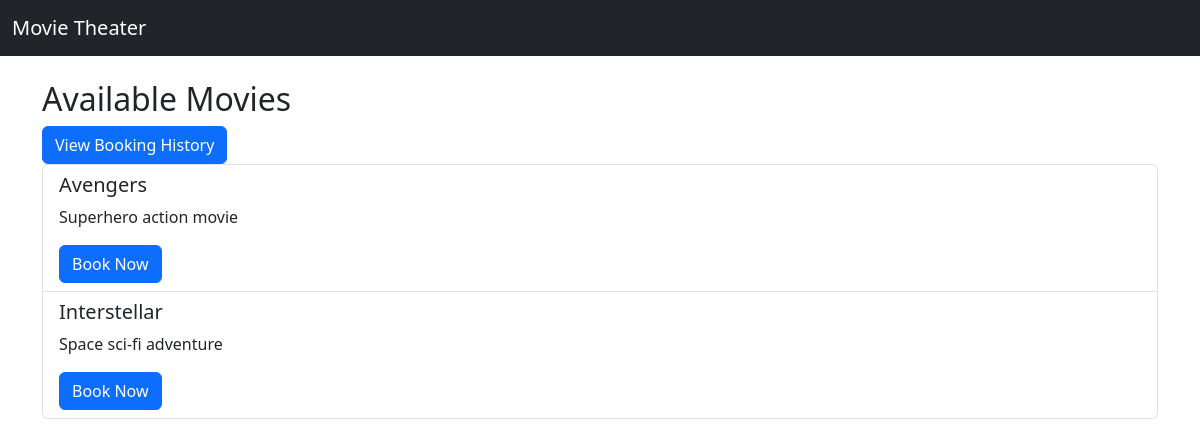
/, run on an earlier commit of the app's database.
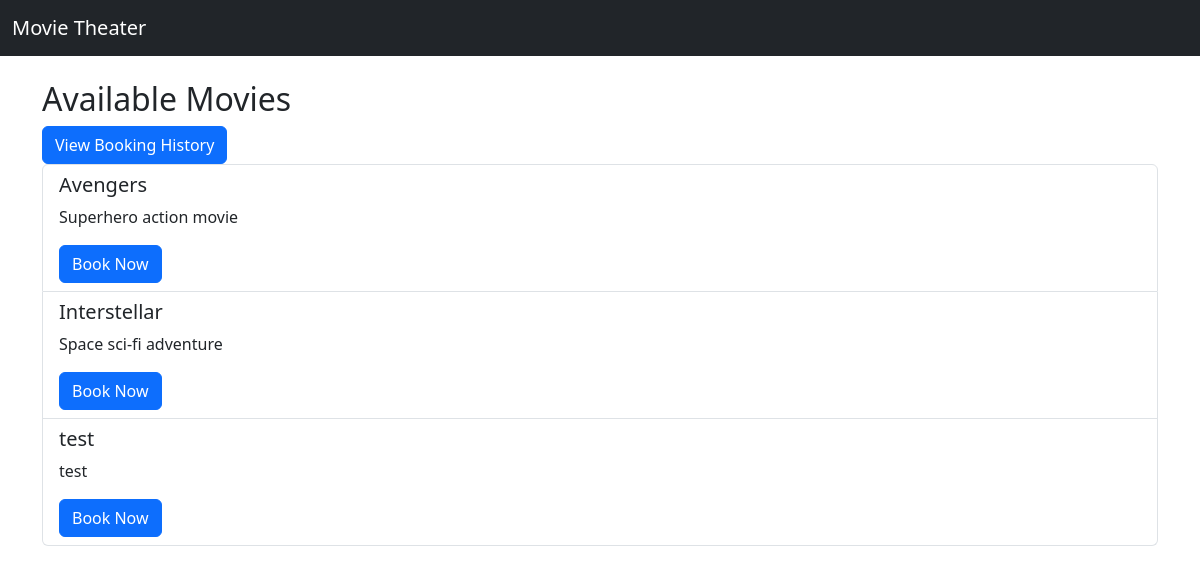
And on a later commit of the database.
### bookings/models.py (models this page shows, shortened)
class Movie(models.Model):
    title = models.CharField(max_length=200)
    description = models.TextField()
    release_date = models.DateField()
    duration = models.IntegerField(help_text="Duration in minutes")

### bookings/views.py (the view)
# urls.py: path('', views.movie_list, name='movie_list'),              # Movie list page
def movie_list(request):
    movies = Movie.objects.all() #get all movies from db
    return render(request, 'bookings/movie_list.html', {
        'movies': movies
    })

### bookings/templates/bookings/movie_list.html (shortened to what this page needs)
{% extends 'bookings/base.html' %}
{% block content %}
<h2>Available Movies</h2>
<a href="{% url 'booking_history' %}" class="btn btn-primary">
    View Booking History
</a>
<ul class="list-group" >
    {% for movie in movies %}
    <li class="list-group-item">
        <h5>{{ movie.title }}</h5>
        <p>{{ movie.description }}</p>
        <a href="{% url 'book_seat' movie.id %}" class="btn btn-primary">
            Book Now
        </a>
    </li>
    {% endfor %}
</ul>
{% endblock %}

What changed in the data, as far as the page shows it:
added Movie: title "test", description "test"
